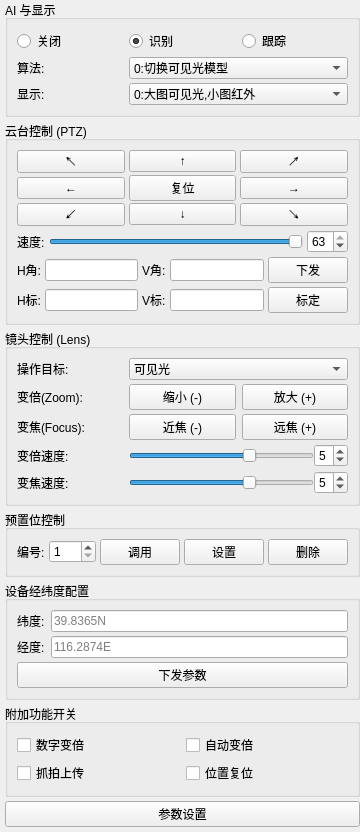
           <widget class="QWidget" name="widgetControl" native="true">
            <property name="maximumSize">
             <size>
              <width>330</width>
              <height>16777215</height>
             </size>
            </property>
            <layout class="QVBoxLayout" name="verticalLayout_control">
             <property name="spacing">
              <number>4</number>
             </property>
             <property name="leftMargin">
              <number>5</number>
             </property>
             <property name="topMargin">
              <number>0</number>
             </property>
             <property name="rightMargin">
              <number>0</number>
             </property>
             <property name="bottomMargin">
              <number>0</number>
             </property>
             <item>
              <widget class="QGroupBox" name="groupAiAlgo">
               <property name="title">
                <string>AI 与显示</string>
               </property>
               <layout class="QGridLayout" name="gridLayout_aiAlgo">
                <property name="verticalSpacing">
                 <number>4</number>
                </property>
                <item row="0" column="0">
                 <widget class="QRadioButton" name="radioModeOff">
                  <property name="text">
                   <string>关闭</string>
                  </property>
                 </widget>
                </item>
                <item row="0" column="1">
                 <widget class="QRadioButton" name="radioModeIdentify">
                  <property name="text">
                   <string>识别</string>
                  </property>
                  <property name="checked">
                   <bool>true</bool>
                  </property>
                 </widget>
                </item>
                <item row="0" column="2">
                 <widget class="QRadioButton" name="radioModeAutoTrack">
                  <property name="text">
                   <string>跟踪</string>
                  </property>
                 </widget>
                </item>
                <item row="1" column="0">
                 <widget class="QLabel" name="lblAlgo">
                  <property name="text">
                   <string>算法:</string>
                  </property>
                 </widget>
                </item>
                <item row="1" column="1" colspan="2">
                 <widget class="QComboBox" name="comboAlgoModel">
                  <item>
                   <property name="text">
                    <string>0:切换可见光模型</string>
                   </property>
                  </item>
                  <item>
                   <property name="text">
                    <string>1:切换红外模型</string>
                   </property>
                  </item>
                  <item>
                   <property name="text">
                    <string>2:人车识别</string>
                   </property>
                  </item>
                  <item>
                   <property name="text">
                    <string>3:船识别</string>
                   </property>
                  </item>
                  <item>
                   <property name="text">
                    <string>4:无人机识别</string>
                   </property>
                  </item>
                  <item>
                   <property name="text">
                    <string>5:飞机,直升机识别</string>
                   </property>
                  </item>
                  <item>
                   <property name="text">
                    <string>6:鸟识别</string>
                   </property>
                  </item>
                 </widget>
                </item>
                <item row="2" column="0">
                 <widget class="QLabel" name="lblDisplayMode">
                  <property name="text">
                   <string>显示:</string>
                  </property>
                 </widget>
                </item>
                <item row="2" column="1" colspan="2">
                 <widget class="QComboBox" name="comboDisplayMode">
                  <item>
                   <property name="text">
                    <string>0:大图可见光,小图红外</string>
                   </property>
                  </item>
                  <item>
                   <property name="text">
                    <string>1:红外</string>
                   </property>
                  </item>
                  <item>
                   <property name="text">
                    <string>2:可见光</string>
                   </property>
                  </item>
                  <item>
                   <property name="text">
                    <string>3:融合</string>
                   </property>
                  </item>
                  <item>
                   <property name="text">
                    <string>4:大图红外,小图可见光</string>
                   </property>
                  </item>
                 </widget>
                </item>
               </layout>
              </widget>
             </item>
             <item>
              <widget class="QGroupBox" name="groupPTZ">
               <property name="title">
                <string>云台控制 (PTZ)</string>
               </property>
               <layout class="QVBoxLayout" name="verticalLayout_ptz">
                <property name="spacing">
                 <number>4</number>
                </property>
                <item>
                 <layout class="QGridLayout" name="gridLayout_8way">
                  <property name="verticalSpacing">
                   <number>2</number>
                  </property>
                  <item row="0" column="0">
                   <widget class="QPushButton" name="btnPtzTopLeft">
                    <property name="text">
                     <string>↖</string>
                    </property>
                   </widget>
                  </item>
                  <item row="0" column="1">
                   <widget class="QPushButton" name="btnPtzUp">
                    <property name="text">
                     <string>↑</string>
                    </property>
                   </widget>
                  </item>
                  <item row="0" column="2">
                   <widget class="QPushButton" name="btnPtzTopRight">
                    <property name="text">
                     <string>↗</string>
                    </property>
                   </widget>
                  </item>
                  <item row="1" column="0">
                   <widget class="QPushButton" name="btnPtzLeft">
                    <property name="text">
                     <string>←</string>
                    </property>
                   </widget>
                  </item>
                  <item row="1" column="1">
                   <widget class="QPushButton" name="btnPtzReset">
                    <property name="text">
                     <string>复位</string>
                    </property>
                   </widget>
                  </item>
                  <item row="1" column="2">
                   <widget class="QPushButton" name="btnPtzRight">
                    <property name="text">
                     <string>→</string>
                    </property>
                   </widget>
                  </item>
                  <item row="2" column="0">
                   <widget class="QPushButton" name="btnPtzBottomLeft">
                    <property name="text">
                     <string>↙</string>
                    </property>
                   </widget>
                  </item>
                  <item row="2" column="1">
                   <widget class="QPushButton" name="btnPtzDown">
                    <property name="text">
                     <string>↓</string>
                    </property>
                   </widget>
                  </item>
                  <item row="2" column="2">
                   <widget class="QPushButton" name="btnPtzBottomRight">
                    <property name="text">
                     <string>↘</string>
                    </property>
                   </widget>
                  </item>
                 </layout>
                </item>
                <item>
                 <layout class="QHBoxLayout" name="horizontalLayout_speed">
                  <item>
                   <widget class="QLabel" name="lblSpeed">
                    <property name="text">
                     <string>速度:</string>
                    </property>
                   </widget>
                  </item>
                  <item>
                   <widget class="QSlider" name="sliderSpeed">
                    <property name="minimum">
                     <number>1</number>
                    </property>
                    <property name="maximum">
                     <number>63</number>
                    </property>
                    <property name="value">
                     <number>63</number>
                    </property>
                    <property name="orientation">
                     <enum>Qt::Orientation::Horizontal</enum>
                    </property>
                   </widget>
                  </item>
                  <item>
                   <widget class="QSpinBox" name="spinSpeed">
                    <property name="minimum">
                     <number>1</number>
                    </property>
                    <property name="maximum">
                     <number>63</number>
                    </property>
                    <property name="value">
                     <number>63</number>
                    </property>
                   </widget>
                  </item>
                 </layout>
                </item>
                <item>
                 <layout class="QHBoxLayout" name="horizontalLayout_angleMove">
                  <item>
                   <widget class="QLabel" name="label">
                    <property name="text">
                     <string>H角:</string>
                    </property>
                   </widget>
                  </item>
                  <item>
                   <widget class="QLineEdit" name="editTargetPan"/>
                  </item>
                  <item>
                   <widget class="QLabel" name="label">
                    <property name="text">
                     <string>V角:</string>
                    </property>
                   </widget>
                  </item>
                  <item>
                   <widget class="QLineEdit" name="editTargetTilt"/>
                  </item>
                  <item>
                   <widget class="QPushButton" name="btnPtzMoveTo">
                    <property name="text">
                     <string>下发</string>
                    </property>
                   </widget>
                  </item>
                 </layout>
                </item>
                <item>
                 <layout class="QHBoxLayout" name="horizontalLayout_angleCalib">
                  <item>
                   <widget class="QLabel" name="label">
                    <property name="text">
                     <string>H标:</string>
                    </property>
                   </widget>
                  </item>
                  <item>
                   <widget class="QLineEdit" name="editCalibPan"/>
                  </item>
                  <item>
                   <widget class="QLabel" name="label">
                    <property name="text">
                     <string>V标:</string>
                    </property>
                   </widget>
                  </item>
                  <item>
                   <widget class="QLineEdit" name="editCalibTilt"/>
                  </item>
                  <item>
                   <widget class="QPushButton" name="btnPtzCalib">
                    <property name="text">
                     <string>标定</string>
                    </property>
                   </widget>
                  </item>
                 </layout>
                </item>
               </layout>
              </widget>
             </item>
             <item>
              <widget class="QGroupBox" name="groupLens">
               <property name="title">
                <string>镜头控制 (Lens)</string>
               </property>
               <layout class="QGridLayout" name="gridLayout_lens">
                <property name="verticalSpacing">
                 <number>4</number>
                </property>
                <item row="0" column="0">
                 <widget class="QLabel" name="label">
                  <property name="text">
                   <string>操作目标:</string>
                  </property>
                 </widget>
                </item>
                <item row="0" column="1" colspan="2">
                 <widget class="QComboBox" name="comboLensTarget">
                  <item>
                   <property name="text">
                    <string>可见光</string>
                   </property>
                  </item>
                  <item>
                   <property name="text">
                    <string>红外</string>
                   </property>
                  </item>
                 </widget>
                </item>
                <item row="1" column="0">
                 <widget class="QLabel" name="label">
                  <property name="text">
                   <string>变倍(Zoom):</string>
                  </property>
                 </widget>
                </item>
                <item row="1" column="1">
                 <widget class="QPushButton" name="btnZoomOut">
                  <property name="text">
                   <string>缩小 (-)</string>
                  </property>
                 </widget>
                </item>
                <item row="1" column="2">
                 <widget class="QPushButton" name="btnZoomIn">
                  <property name="text">
                   <string>放大 (+)</string>
                  </property>
                 </widget>
                </item>
                <item row="2" column="0">
                 <widget class="QLabel" name="label">
                  <property name="text">
                   <string>变焦(Focus):</string>
                  </property>
                 </widget>
                </item>
                <item row="2" column="1">
                 <widget class="QPushButton" name="btnFocusOut">
                  <property name="text">
                   <string>近焦 (-)</string>
                  </property>
                 </widget>
                </item>
                <item row="2" column="2">
                 <widget class="QPushButton" name="btnFocusIn">
                  <property name="text">
                   <string>远焦 (+)</string>
                  </property>
                 </widget>
                </item>
                <item row="3" column="0">
                 <widget class="QLabel" name="lblZoomSpeed">
                  <property name="text">
                   <string>变倍速度:</string>
                  </property>
                 </widget>
                </item>
                <item row="3" column="1" colspan="2">
                 <layout class="QHBoxLayout" name="horizontalLayout_zoomSpeed">
                  <item>
                   <widget class="QSlider" name="sliderZoomSpeed">
                    <property name="minimum">
                     <number>1</number>
                    </property>
                    <property name="maximum">
                     <number>7</number>
                    </property>
                    <property name="value">
                     <number>5</number>
                    </property>
                    <property name="orientation">
                     <enum>Qt::Orientation::Horizontal</enum>
                    </property>
                   </widget>
                  </item>
                  <item>
                   <widget class="QSpinBox" name="spinZoomSpeed">
                    <property name="minimum">
                     <number>1</number>
                    </property>
                    <property name="maximum">
                     <number>7</number>
                    </property>
                    <property name="value">
                     <number>5</number>
                    </property>
                   </widget>
                  </item>
                 </layout>
                </item>
                <item row="4" column="0">
                 <widget class="QLabel" name="lblFocusSpeed">
                  <property name="text">
                   <string>变焦速度:</string>
                  </property>
                 </widget>
                </item>
                <item row="4" column="1" colspan="2">
                 <layout class="QHBoxLayout" name="horizontalLayout_focusSpeed">
                  <item>
                   <widget class="QSlider" name="sliderFocusSpeed">
                    <property name="minimum">
                     <number>1</number>
                    </property>
                    <property name="maximum">
                     <number>7</number>
                    </property>
                    <property name="value">
                     <number>5</number>
                    </property>
                    <property name="orientation">
                     <enum>Qt::Orientation::Horizontal</enum>
                    </property>
                   </widget>
                  </item>
                  <item>
                   <widget class="QSpinBox" name="spinFocusSpeed">
                    <property name="minimum">
                     <number>1</number>
                    </property>
                    <property name="maximum">
                     <number>7</number>
                    </property>
                    <property name="value">
                     <number>5</number>
                    </property>
                   </widget>
                  </item>
                 </layout>
                </item>
               </layout>
              </widget>
             </item>
             <item>
              <widget class="QGroupBox" name="groupPreset">
               <property name="title">
                <string>预置位控制</string>
               </property>
               <layout class="QHBoxLayout" name="horizontalLayout_preset">
                <property name="spacing">
                 <number>4</number>
                </property>
                <item>
                 <widget class="QLabel" name="lblPreset">
                  <property name="text">
                   <string>编号:</string>
                  </property>
                 </widget>
                </item>
                <item>
                 <widget class="QSpinBox" name="spinPreset">
                  <property name="minimum">
                   <number>1</number>
                  </property>
                  <property name="maximum">
                   <number>255</number>
                  </property>
                 </widget>
                </item>
                <item>
                 <widget class="QPushButton" name="btnCallPreset">
                  <property name="text">
                   <string>调用</string>
                  </property>
                 </widget>
                </item>
                <item>
                 <widget class="QPushButton" name="btnSetPreset">
                  <property name="text">
                   <string>设置</string>
                  </property>
                 </widget>
                </item>
                <item>
                 <widget class="QPushButton" name="btnDelPreset">
                  <property name="text">
                   <string>删除</string>
                  </property>
                 </widget>
                </item>
               </layout>
              </widget>
             </item>
             <item>
              <widget class="QGroupBox" name="groupLocationSet">
               <property name="title">
                <string>设备经纬度配置</string>
               </property>
               <layout class="QFormLayout" name="formLayout_location">
                <property name="verticalSpacing">
                 <number>4</number>
                </property>
                <item row="0" column="0">
                 <widget class="QLabel" name="lblSetLat">
                  <property name="text">
                   <string>纬度:</string>
                  </property>
                 </widget>
                </item>
                <item row="0" column="1">
                 <widget class="QLineEdit" name="editSetLat">
                  <property name="placeholderText">
                   <string>39.8365N</string>
                  </property>
                 </widget>
                </item>
                <item row="1" column="0">
                 <widget class="QLabel" name="lblSetLon">
                  <property name="text">
                   <string>经度:</string>
                  </property>
                 </widget>
                </item>
                <item row="1" column="1">
                 <widget class="QLineEdit" name="editSetLon">
                  <property name="placeholderText">
                   <string>116.2874E</string>
                  </property>
                 </widget>
                </item>
                <item row="2" column="0" colspan="2">
                 <widget class="QPushButton" name="btnSetLocation">
                  <property name="text">
                   <string>下发参数</string>
                  </property>
                 </widget>
                </item>
               </layout>
              </widget>
             </item>
             <item>
              <widget class="QGroupBox" name="groupExtraSwitches">
               <property name="title">
                <string>附加功能开关</string>
               </property>
               <layout class="QGridLayout" name="gridLayout_extraSwitches">
                <property name="verticalSpacing">
                 <number>4</number>
                </property>
                <item row="0" column="0">
                 <widget class="QCheckBox" name="checkDigitalZoom">
                  <property name="text">
                   <string>数字变倍</string>
                  </property>
                 </widget>
                </item>
                <item row="0" column="1">
                 <widget class="QCheckBox" name="checkAutoZoom">
                  <property name="text">
                   <string>自动变倍</string>
                  </property>
                 </widget>
                </item>
                <item row="1" column="0">
                 <widget class="QCheckBox" name="checkCaptureUpload">
                  <property name="text">
                   <string>抓拍上传</string>
                  </property>
                 </widget>
                </item>
                <item row="1" column="1">
                 <widget class="QCheckBox" name="checkPosReset">
                  <property name="text">
                   <string>位置复位</string>
                  </property>
                 </widget>
                </item>
               </layout>
              </widget>
             </item>
             <item>
              <widget class="QPushButton" name="btnSettings">
               <property name="text">
                <string>参数设置</string>
               </property>
              </widget>
             </item>
             <item>
              <spacer name="spacerRightPanel">
               <property name="orientation">
                <enum>Qt::Orientation::Vertical</enum>
               </property>
               <property name="sizeHint" stdset="0">
                <size>
                 <width>20</width>
                 <height>5</height>
                </size>
               </property>
              </spacer>
             </item>
            </layout>
           </widget>
